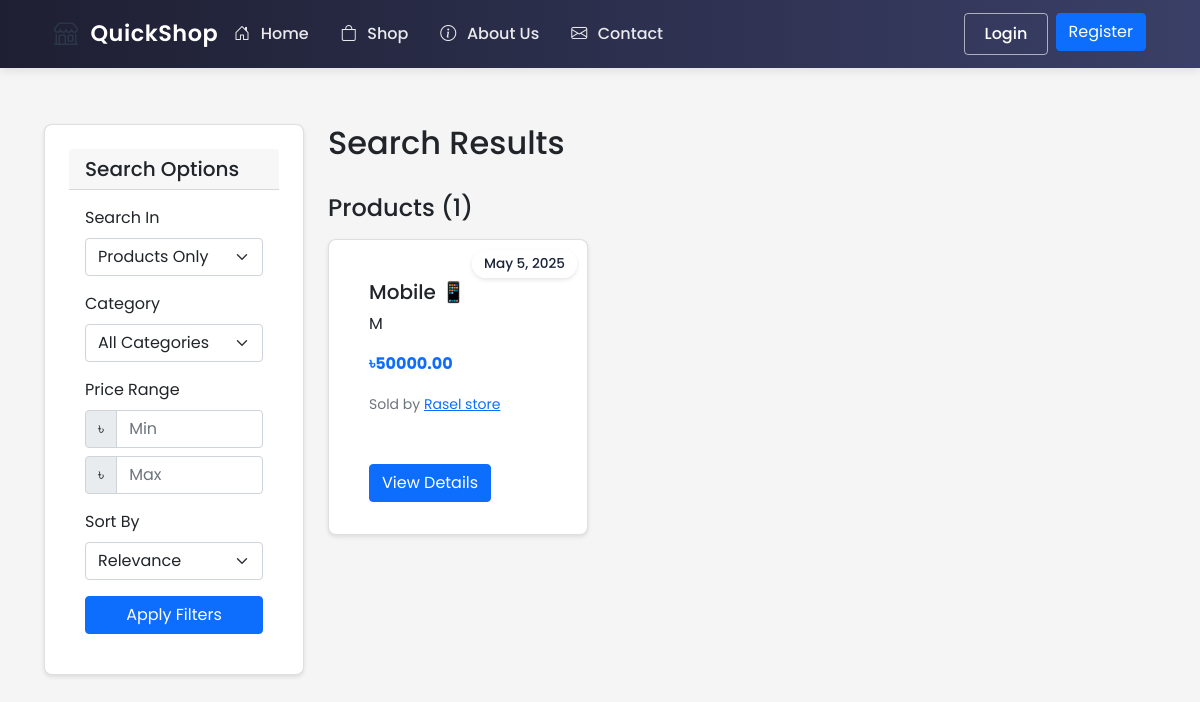
/search?shop_id=2, run on the app's committed database.
### ecommerce/models/shop.py (models this page shows, shortened)
class Product(db.Model):
    id = db.Column(db.Integer, primary_key=True)
    name = db.Column(db.String(100), nullable=False)
    description = db.Column(db.Text)
    price = db.Column(db.Float, nullable=False)
    stock = db.Column(db.Integer, nullable=False, default=0)
    shop_id = db.Column(db.Integer, db.ForeignKey('shop.id'), nullable=False)
    image_url = db.Column(db.String(255))
    category = db.Column(db.String(50))  # Add category field
    created_at = db.Column(db.DateTime, default=datetime.utcnow)
    min_price = db.Column(db.Float)  # Minimum acceptable price
    max_discount_percentage = db.Column(db.Float, default=20.0)  # Maximum allowed discount
    continue_iteration = db.Column(db.Boolean, default=False)  # Whether to continue negotiation after max discount

class Shop(db.Model):
    id = db.Column(db.Integer, primary_key=True)
    name = db.Column(db.String(100), nullable=False)
    description = db.Column(db.Text)
    owner_id = db.Column(db.Integer, db.ForeignKey('user.id'), nullable=False)
    location_lat = db.Column(db.Float, nullable=False)
    location_lng = db.Column(db.Float, nullable=False)
    address = db.Column(db.String(200), nullable=False)
    created_at = db.Column(db.DateTime, default=datetime.utcnow)
    is_active = db.Column(db.Boolean, default=True)
    products = db.relationship('Product', backref='shop', lazy=True)
    orders = db.relationship('Order', backref='shop', lazy=True)

### ecommerce/routes/main.py (the view, shortened to what this page needs)
@main_bp.route('/search')
def search():
    query = request.args.get('q', '')
    search_type = request.args.get('type', 'all')
    shop_id = request.args.get('shop_id', type=int)
    category = request.args.get('category')
    min_price = request.args.get('min_price', type=float)
    max_price = request.args.get('max_price', type=float)
    sort = request.args.get('sort', 'relevance')
    if not any([query, category, min_price, max_price, shop_id]):
        return redirect(url_for('main.index'))
    product_query = Product.query.filter(Product.shop.has(Shop.is_active == True))
    shop_query = Shop.query.filter_by(is_active=True)
    if shop_id:
        shop = Shop.query.get_or_404(shop_id)
        product_query = product_query.filter(Product.shop_id == shop_id)
        search_type = 'products'  # Force products-only search for shop-specific searches
    if search_type != 'shops':
        if category:
            product_query = product_query.filter(Product.category == category)
        if min_price is not None:
            product_query = product_query.filter(Product.price >= min_price)
        if max_price is not None:
            product_query = product_query.filter(Product.price <= max_price)
        if sort == 'price_low':
            product_query = product_query.order_by(Product.price.asc())
        elif sort == 'price_high':
            product_query = product_query.order_by(Product.price.desc())
        elif sort == 'newest':
            product_query = product_query.order_by(Product.created_at.desc())
        else:  # relevance
            if query:
                product_query = product_query.order_by(
                    func.case(
                        (Product.name.ilike(f'%{query}%'), 0),
                        (Product.category.ilike(f'%{query}%'), 1),
                        (Product.description.ilike(f'%{query}%'), 2),
                        else_=3
                    )
                )
    products = product_query.all() if search_type != 'shops' else []
    shops = shop_query.all() if search_type != 'products' and not shop_id else []
    categories = db.session.query(Product.category).distinct().filter(Product.category != None).all()
    categories = [cat[0] for cat in categories]
    return render_template('main/search_results.html',
                         products=products,
                         shops=shops,
                         query=query,
                         search_type=search_type,
                         current_category=category,
                         categories=categories,
                         min_price=min_price,
                         max_price=max_price,
                         current_sort=sort,
                         shop=Shop.query.get(shop_id) if shop_id else None)

### ecommerce/templates/main/search_results.html (shortened to what this page needs)
{% extends "base.html" %}
{% block content %}
<div class="container mt-4">
    <div class="row">
        <div class="col-md-3">
            <div class="card mb-4">
                <div class="card-header">
                    <h5 class="mb-0">Search Options</h5>
                </div>
                <div class="card-body">
                    <form id="filterForm" method="GET" action="{{ url_for('main.search') }}">
                        <div class="mb-3">
                            <label class="form-label">Search In</label>
                            <select class="form-select" name="type" onchange="this.form.submit()">
                                <option value="products" {% if search_type == 'products' %}selected{% endif %}>Products Only</option>
                            </select>
                        </div>
                        {% if search_type != 'shops' %}
                        <div class="mb-3">
                            <label class="form-label">Category</label>
                            <select class="form-select" name="category">
                                <option value="">All Categories</option>
                            </select>
                        </div>
                        <div class="mb-3">
                            <label class="form-label">Price Range</label>
                            <div class="input-group mb-2">
                                <span class="input-group-text">৳</span>
                                <input type="number" class="form-control" name="min_price"
                                       placeholder="Min" value="{{ min_price or '' }}" min="0">
                            </div>
                            <div class="input-group">
                                <span class="input-group-text">৳</span>
                                <input type="number" class="form-control" name="max_price"
                                       placeholder="Max" value="{{ max_price or '' }}" min="0">
                            </div>
                        </div>
                        <div class="mb-3">
                            <label class="form-label">Sort By</label>
                            <select class="form-select" name="sort">
                                <option value="relevance" {% if current_sort == 'relevance' %}selected{% endif %}>Relevance</option>
                            </select>
                        </div>
                        {% endif %}
                        <button type="submit" class="btn btn-primary w-100">Apply Filters</button>
                    </form>
                </div>
            </div>
        </div>
        <div class="col-md-9">
            <div class="d-flex justify-content-between align-items-center mb-4">
                <h2>Search Results {% if query %}for "{{ query }}"{% endif %}</h2>
            </div>
            {% if products and search_type in ['all', 'products'] %}
            <div>
                <h3 class="h4 mb-3">Products ({{ products|length }})</h3>
                <div class="row">
                    {% for product in products %}
                        <div class="col-md-4 mb-4">
                            <div class="card h-100 product-card">
                                <span class="date-badge">May 5, 2025</span>
                                <div class="card-body">
                                    <h5 class="card-title">
                                        {% if query %}
                                            {{ product.name|replace(query, '<mark>' + query + '</mark>')|safe }}
                                        {% else %}
                                            {{ product.name }}
                                        {% endif %}
                                    </h5>
                                    <p class="card-text">
                                        {% if query %}
                                            {{ product.description[:100]|replace(query, '<mark>' + query + '</mark>')|safe }}
                                        {% else %}
                                            {{ product.description[:100] }}
                                        {% endif %}
                                    </p>
                                    <p class="card-text">
                                        <strong class="text-primary">৳{{ "%.2f"|format(product.price) }}</strong>
                                    </p>
                                    <p class="card-text">
                                        <small class="text-muted">
                                            Sold by <a href="{{ url_for('shop.view', shop_id=product.shop.id) }}">{{ product.shop.name }}</a>
                                        </small>
                                    </p>
                                </div>
                                <div class="card-footer bg-transparent border-top-0">
                                    <a href="{{ url_for('shop.view', shop_id=product.shop.id) }}" class="btn btn-primary">View Details</a>
                                </div>
                            </div>
                        </div>
                    {% endfor %}
                </div>
            </div>
            {% endif %}
        </div>
    </div>
</div>
{% endblock %}

### ecommerce/static/css/style.css (style rules this page uses)
* { margin: 0; padding: 0; box-sizing: border-box; }
html { height: 100%; }
body { font-family: 'Poppins', sans-serif; background-color: #f5f5f5; min-height: 100vh; display: flex; flex-direction: column; }
.card { background: white; border-radius: 8px; box-shadow: 0 2px 4px rgba(0,0,0,0.1); padding: 1.5rem; margin-bottom: 1.5rem; }
.product-card { position: relative; }
.date-badge { position: absolute; top: 10px; right: 10px; background-color: rgba(255, 255, 255, 0.9); color: #1b2337; padding: 0.25rem 0.75rem; border-radius: 20px; font-size: 0.85rem; font-weight: 500; box-shadow: 0 2px 4px rgba(0,0,0,0.1); z-index: 1; }

### data on the page
Product: name "Mobile 📱", description "M", price "50000.00", shop.name "Rasel store"

### other printed values
{{ products|length }} "1"
